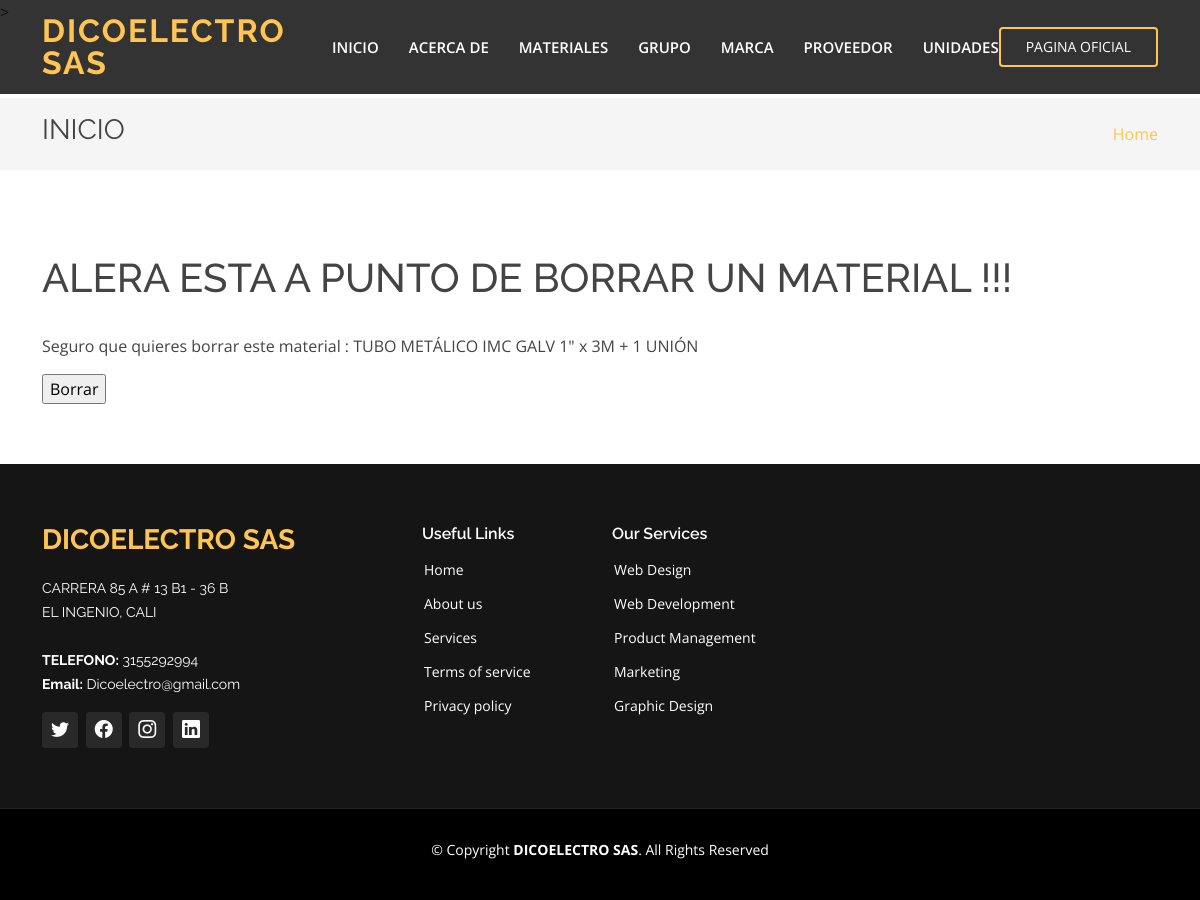
Page /eliminar/3 on the earlier database version.
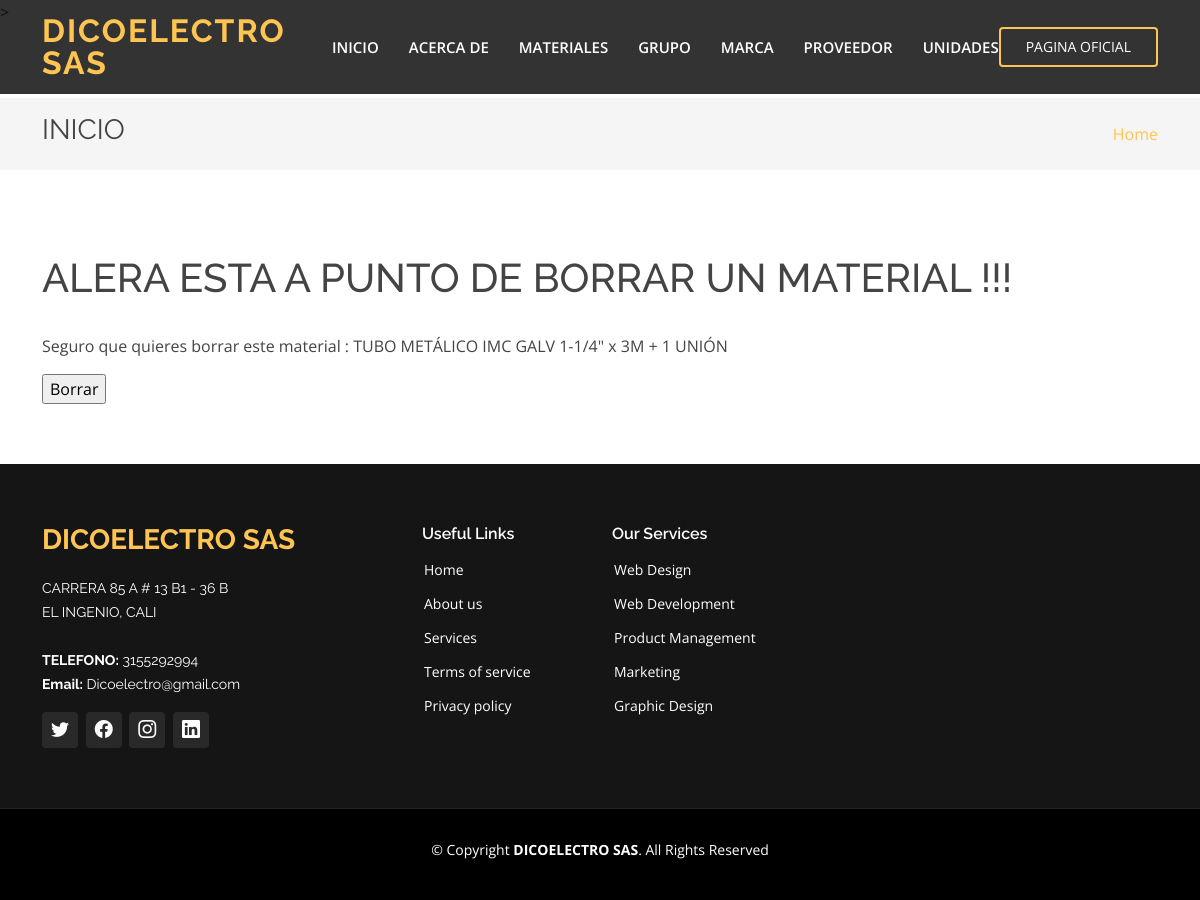
Same page on the later database version.
### webapp/models.py (models this page shows, shortened)
class Materiales(models.Model):
    descripcion = models.CharField(max_length=150, unique=True)
    precio = models.IntegerField()
    fecha_precio = models.DateTimeField(auto_now=True)
    grupo = models.ForeignKey(Grupo, on_delete=models.PROTECT)
    marca = models.ForeignKey(Marca, on_delete=models.PROTECT)
    proveedor = models.ForeignKey(Proveedor, on_delete=models.PROTECT)
    unidad = models.ForeignKey(Unidad, on_delete=models.PROTECT)
    class Meta:
        verbose_name_plural = "materiales"

### webapp/views.py (the view)
# urls.py: path("eliminar/<int:id>", views.eliminar, name="eliminar"),
def eliminar(request, id):
    material = Materiales.objects.get(id=id)  # we need this for both GET and POST
    if request.method == 'POST':
        material.delete()
        return redirect('listar-materiales')
    return render(request,
                    'materiales/confirm_delete.html',
                    {'material': material})

### webapp/templates/materiales/confirm_delete.html (shortened to what this page needs)
{% extends "webapp/base.html" %}
{% load static %}
{% block content %}
    <section class="breadcrumbs">
      <div class="container">
        <div class="d-flex justify-content-between align-items-center">
          <h2>INICIO</h2>
          <ol>
            <li><a href="{% url 'inicio' %}">Home</a></li>
          </ol>
        </div>
      </div>
    </section>
    <section class="inner-page">
      <div class="container">
        <h1>ALERA ESTA A PUNTO DE BORRAR UN MATERIAL !!!</h1>
        <p>Seguro que quieres borrar este material :  {{ material.descripcion }}</p>
        <form action="" method="post">
            <input type="submit" value="Borrar">
            </form>
      </div>
    </section>
  {% endblock %}

Differences in the rows shown:
changed Materiales: descripcion "TUBO METÁLICO IMC GALV 1\" x 3M + 1 UNIÓN" → "TUBO METÁLICO IMC GALV 1-1/4\" x 3M + 1 UNIÓN"
